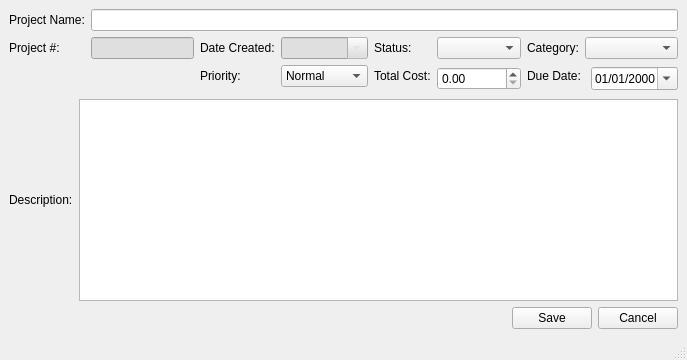
<?xml version="1.0" encoding="UTF-8"?>
<ui version="4.0">
 <class>CreateProject</class>
 <widget class="QMainWindow" name="CreateProject">
  <property name="geometry">
   <rect>
    <x>0</x>
    <y>0</y>
    <width>687</width>
    <height>360</height>
   </rect>
  </property>
  <property name="windowTitle">
   <string>New Project</string>
  </property>
  <property name="windowIcon">
   <iconset resource="myres.qrc">
    <normaloff>:/Images/Images/TaskBadgerLogo.png</normaloff>:/Images/Images/TaskBadgerLogo.png</iconset>
  </property>
  <widget class="QWidget" name="centralwidget">
   <layout class="QGridLayout" name="gridLayout">
    <item row="0" column="0" colspan="2">
     <widget class="QLabel" name="ProjName">
      <property name="text">
       <string>Project Name:</string>
      </property>
      <property name="buddy">
       <cstring>name</cstring>
      </property>
     </widget>
    </item>
    <item row="0" column="2" colspan="13">
     <widget class="QLineEdit" name="name"/>
    </item>
    <item row="1" column="0">
     <widget class="QLabel" name="ProjNum">
      <property name="text">
       <string>Project #:</string>
      </property>
      <property name="buddy">
       <cstring>num</cstring>
      </property>
     </widget>
    </item>
    <item row="1" column="2">
     <widget class="QLineEdit" name="num">
      <property name="styleSheet">
       <string notr="true">background-color: rgb(223, 223, 223);</string>
      </property>
      <property name="readOnly">
       <bool>true</bool>
      </property>
      <property name="clearButtonEnabled">
       <bool>false</bool>
      </property>
     </widget>
    </item>
    <item row="1" column="3" colspan="2">
     <widget class="QLabel" name="ProjDateCreate">
      <property name="text">
       <string>Date Created:</string>
      </property>
      <property name="buddy">
       <cstring>created</cstring>
      </property>
     </widget>
    </item>
    <item row="1" column="5">
     <widget class="QDateEdit" name="created">
      <property name="styleSheet">
       <string notr="true">background-color: rgb(223, 223, 223);
color: rgb(223, 223, 223);</string>
      </property>
      <property name="readOnly">
       <bool>true</bool>
      </property>
      <property name="displayFormat">
       <string>MM/dd/yyyy</string>
      </property>
      <property name="calendarPopup">
       <bool>true</bool>
      </property>
     </widget>
    </item>
    <item row="1" column="6" colspan="3">
     <widget class="QLabel" name="ProjStatus">
      <property name="text">
       <string>Status:</string>
      </property>
      <property name="buddy">
       <cstring>status</cstring>
      </property>
     </widget>
    </item>
    <item row="1" column="9" colspan="2">
     <widget class="QComboBox" name="status"/>
    </item>
    <item row="1" column="11" colspan="2">
     <widget class="QLabel" name="ProjCat">
      <property name="text">
       <string>Category:</string>
      </property>
      <property name="buddy">
       <cstring>category</cstring>
      </property>
     </widget>
    </item>
    <item row="1" column="13" colspan="2">
     <widget class="QComboBox" name="category"/>
    </item>
    <item row="2" column="3">
     <widget class="QLabel" name="ProjPriority">
      <property name="text">
       <string>Priority:</string>
      </property>
      <property name="buddy">
       <cstring>priority</cstring>
      </property>
     </widget>
    </item>
    <item row="2" column="14" rowspan="2">
     <widget class="QDateEdit" name="due">
      <property name="displayFormat">
       <string>MM/dd/yyyy</string>
      </property>
      <property name="calendarPopup">
       <bool>true</bool>
      </property>
     </widget>
    </item>
    <item row="4" column="0">
     <widget class="QLabel" name="label_9">
      <property name="text">
       <string>Description:</string>
      </property>
      <property name="buddy">
       <cstring>description</cstring>
      </property>
     </widget>
    </item>
    <item row="4" column="1" colspan="14">
     <widget class="QTextEdit" name="description"/>
    </item>
    <item row="5" column="9" colspan="6">
     <layout class="QHBoxLayout" name="horizontalLayout">
      <item>
       <spacer name="horizontalSpacer">
        <property name="orientation">
         <enum>Qt::Horizontal</enum>
        </property>
        <property name="sizeHint" stdset="0">
         <size>
          <width>40</width>
          <height>20</height>
         </size>
        </property>
       </spacer>
      </item>
      <item>
       <widget class="QPushButton" name="ProjSave">
        <property name="text">
         <string>Save</string>
        </property>
        <property name="icon">
         <iconset resource="myres.qrc">
          <normaloff>:/Images/Images/icons8-save-all-48.png</normaloff>:/Images/Images/icons8-save-all-48.png</iconset>
        </property>
       </widget>
      </item>
      <item>
       <widget class="QPushButton" name="ProjCancel">
        <property name="text">
         <string>Cancel</string>
        </property>
        <property name="icon">
         <iconset resource="myres.qrc">
          <normaloff>:/Images/Images/icons8-close-window-48.png</normaloff>:/Images/Images/icons8-close-window-48.png</iconset>
        </property>
       </widget>
      </item>
     </layout>
    </item>
    <item row="2" column="6" colspan="3">
     <widget class="QLabel" name="ProjCost">
      <property name="text">
       <string>Total Cost:</string>
      </property>
      <property name="buddy">
       <cstring>cost</cstring>
      </property>
     </widget>
    </item>
    <item row="2" column="9" rowspan="2" colspan="2">
     <widget class="QDoubleSpinBox" name="cost">
      <property name="maximum">
       <double>999999.989999999990687</double>
      </property>
     </widget>
    </item>
    <item row="2" column="11" colspan="3">
     <widget class="QLabel" name="ProjDue">
      <property name="text">
       <string>Due Date:</string>
      </property>
      <property name="buddy">
       <cstring>due</cstring>
      </property>
     </widget>
    </item>
    <item row="2" column="5">
     <widget class="QComboBox" name="priority">
      <item>
       <property name="text">
        <string>Normal</string>
       </property>
      </item>
      <item>
       <property name="text">
        <string>High</string>
       </property>
      </item>
      <item>
       <property name="text">
        <string>Highest</string>
       </property>
      </item>
      <item>
       <property name="text">
        <string>Low</string>
       </property>
      </item>
      <item>
       <property name="text">
        <string>Lowest</string>
       </property>
      </item>
     </widget>
    </item>
   </layout>
  </widget>
  <widget class="QMenuBar" name="menubar">
   <property name="geometry">
    <rect>
     <x>0</x>
     <y>0</y>
     <width>687</width>
     <height>21</height>
    </rect>
   </property>
  </widget>
  <widget class="QStatusBar" name="statusbar"/>
 </widget>
 <tabstops>
  <tabstop>name</tabstop>
  <tabstop>num</tabstop>
  <tabstop>created</tabstop>
  <tabstop>status</tabstop>
  <tabstop>category</tabstop>
  <tabstop>priority</tabstop>
  <tabstop>cost</tabstop>
  <tabstop>due</tabstop>
  <tabstop>description</tabstop>
  <tabstop>ProjSave</tabstop>
  <tabstop>ProjCancel</tabstop>
 </tabstops>
 <resources>
  <include location="myres.qrc"/>
 </resources>
 <connections/>
</ui>
